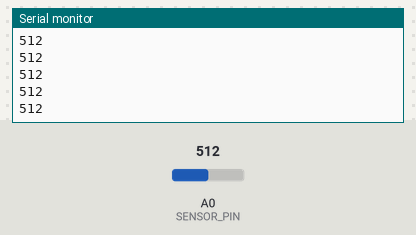
The sketch below on a simulated Arduino Uno, built with avr-gcc and run on an emulated ATmega328P. Shown: the last lines printed to the serial monitor. The test bench sets the inputs (shaded band); at power-on: A0 (SENSOR_PIN) = 512.

Above: at 1.2 s.
1.3 s: A0 (SENSOR_PIN) set to 716
At 1.31 s:
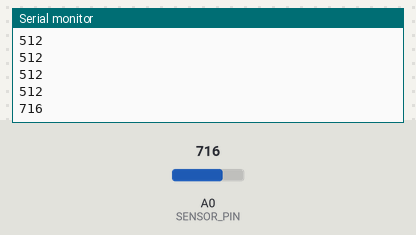
2.8 s: A0 (SENSOR_PIN) set to 900
At 2.81 s:
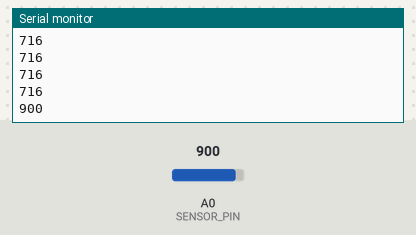
Timing chart, 0 to 5.8 s (numbered marks = the images above; inputs shaded):
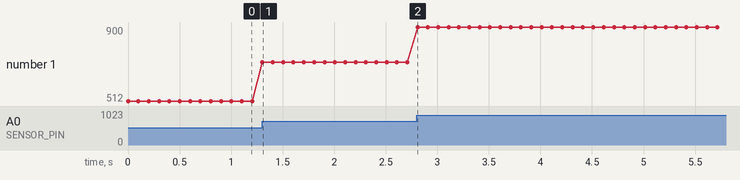

The sketch:

sketch.ino
```cpp
#define F_CPU 16000000 UL

#include <avr/io.h>
#include <util/delay.h>

#define SENSOR_PIN A0

void ACD_init()
{
  ADMUX = (1 << REFS0); //default Ch-0; Vref = 5V
  ADCSRA |= (1 << ADEN) | (0 << ADSC) | (0 << ADATE); //auto-trigger OFF
  ADCSRB = 0x00;
}

uint16_t adc_read(uint8_t ch)
{
  ADCSRA |= (1 << ADSC);

  while (ADCSRA & (1 << ADSC)); // wait for conversion to complete
  ADC = (ADCL | (ADCH << 8));
  return (ADC);
}

void setup()
{
  Serial.begin(9600);
  ACD_init();
}

void loop()
{
  uint16_t sensorValue = adc_read(SENSOR_PIN);
  Serial.println(sensorValue);
  delay(100);
}
```

Measured:
- after the input at 1.3 s, the serial monitor: prints a new line at once (image 1)
- after the input at 2.8 s, the serial monitor: prints a new line at once (image 2)
- plotted number 1: 512 → 716 after the input at 1.3 s, 716 → 900 after the input at 2.8 s
